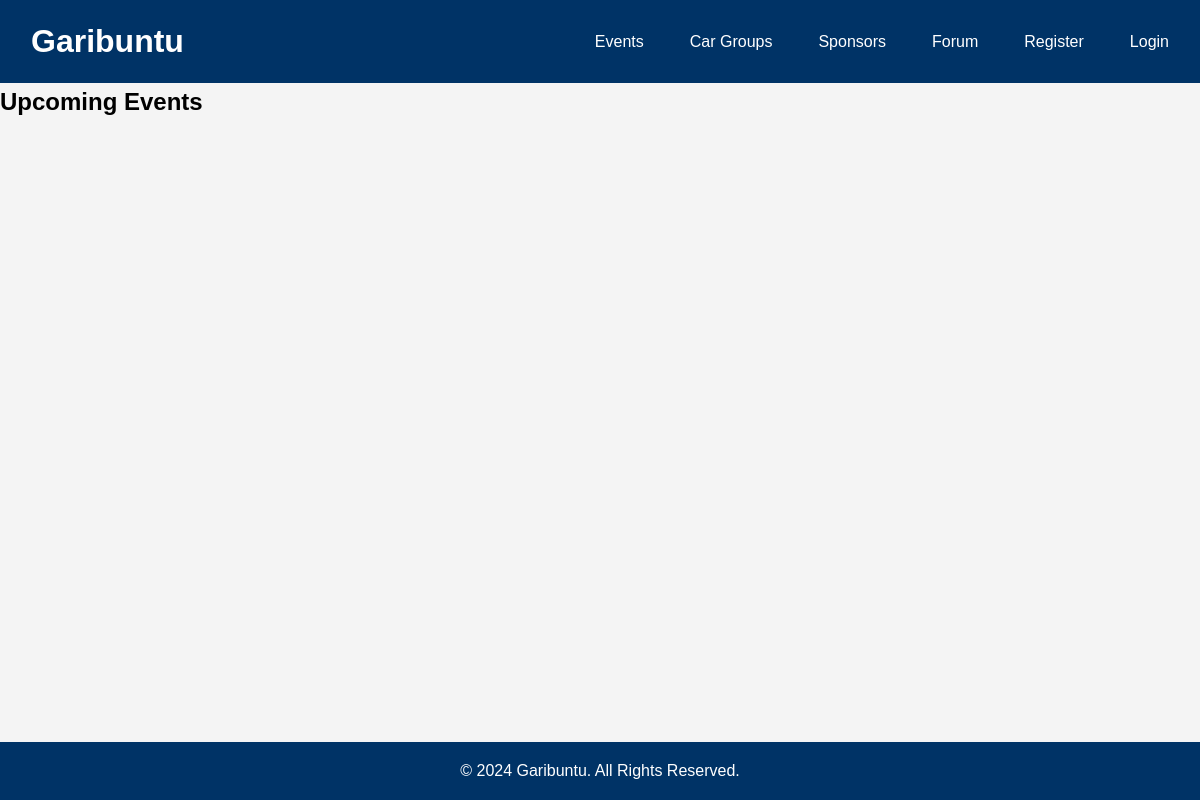
/events/, run on an earlier commit of the app's database.
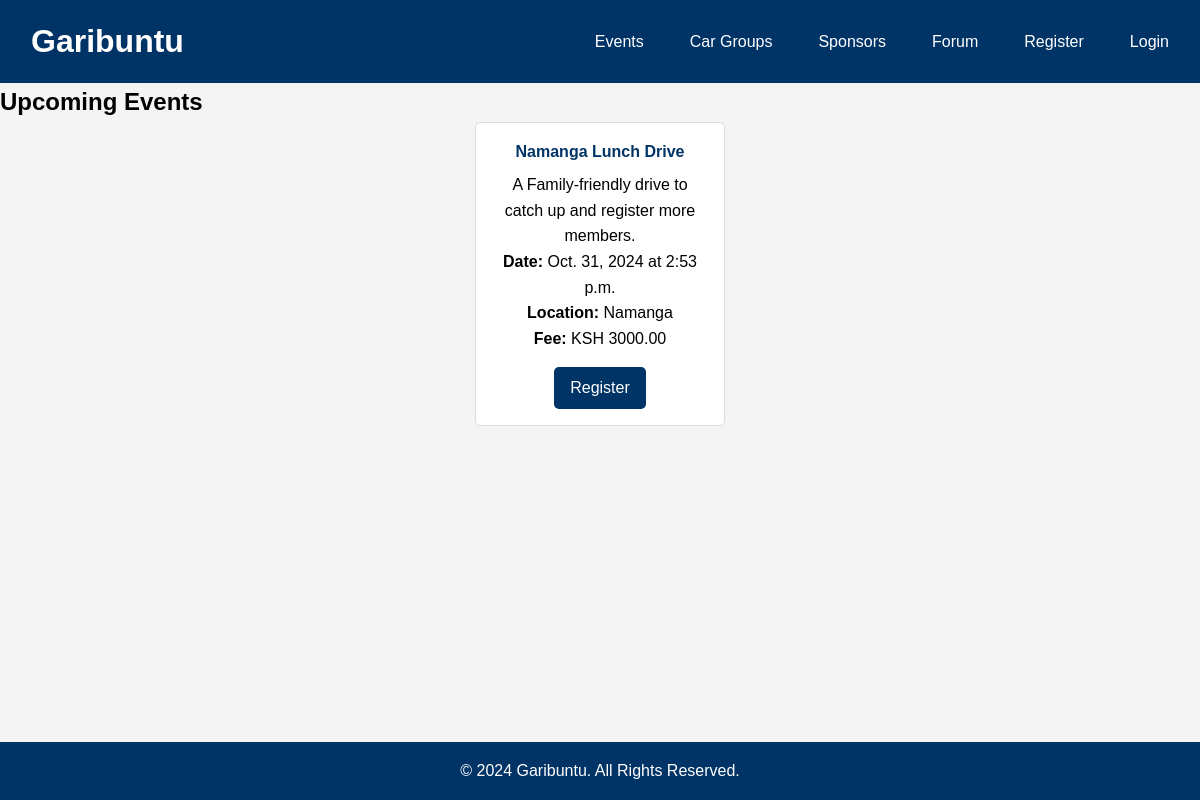
And on a later commit of the database.
### events/models.py (models this page shows, shortened)
class Event(models.Model):
    title = models.CharField(max_length=100)
    description = models.TextField()
    date = models.DateField()
    time = models.TimeField()
    location = models.CharField(max_length=255)
    registration_fee = models.DecimalField(max_digits=10, decimal_places=2)
    group = models.ForeignKey(CarGroup, on_delete=models.CASCADE, related_name='events')
    created_by = models.ForeignKey(User, on_delete=models.CASCADE, related_name='organized_events')
    attendees = models.ManyToManyField(User, through='EventRegistration', related_name='events')

### events/views.py (the view)
# urls.py: path('', views.event_list, name='event_list'),
def event_list(request):
    events = Event.objects.all()
    return render(request, 'event_list.html', {'events':events})

### events/templates/event_list.html (shortened to what this page needs)
{% extends "base.html" %}
{% block content %}
<h2>Upcoming Events</h2>
<div class="card-container">
    {% for event in events %}
        <div class="card">
            <h4>{{ event.title }}</h4>
            <p>{{ event.description }}</p>
            <p><strong>Date:</strong> {{ event.date }} at {{ event.time }}</p>
            <p><strong>Location:</strong> {{ event.location }}</p>
            <p><strong>Fee:</strong> KSH {{ event.registration_fee }}</p>
            <a href="{% url 'events:register_for_event' event.id %}" class="btn">Register</a>
        </div>
    {% endfor %}
</div>
{% endblock %}

What changed in the data, as far as the page shows it:
added Event: title "Namanga Lunch Drive", description "A Family-friendly drive to catch up and register more members.", date "Oct. 31, 2024", time "2:53 p.m.", location "Namanga", registration_fee "3000.00"
